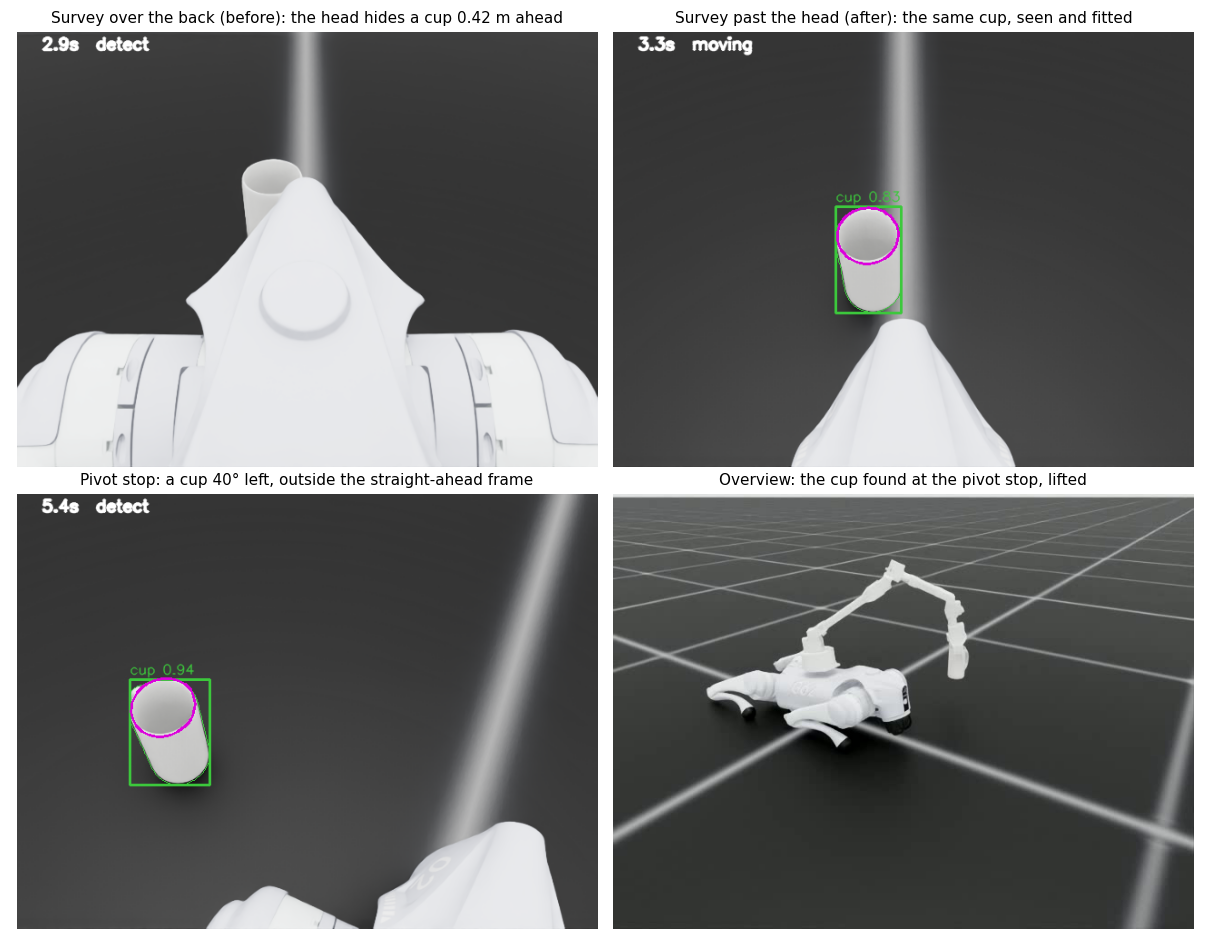

This chart was generated by the following Python code:
"""Figure for the pivoting cup search (Week 1 log, 2026-09-17): what the survey pose sees, before and after.

    python results/week_01/figures/pick_pivot_search.py OLD_SURVEY_FRAME NEW_SURVEY_FRAME PIVOT_FRAME PICK_MP4

Frames are the annotated wrist images a pick run writes to frames/; the MP4 is a run's pick.mp4, whose right
640 px are the overview camera. The logs are not committed, so the paths are recorded in the week log.
"""
import sys
from pathlib import Path

import cv2
import matplotlib

matplotlib.use("Agg")
import matplotlib.pyplot as plt


def rgb(path):
    return cv2.cvtColor(cv2.imread(str(path)), cv2.COLOR_BGR2RGB)


def last_overview(mp4):
    video = cv2.VideoCapture(str(mp4))
    frame = None
    while True:
        ok, image = video.read()
        if not ok:
            break
        frame = image
    video.release()
    return cv2.cvtColor(frame[:, -640:], cv2.COLOR_BGR2RGB)


def main():
    old, new, pivot, mp4 = sys.argv[1:5]
    panels = [
        (rgb(old), "Survey over the back (before): the head hides a cup 0.42 m ahead"),
        (rgb(new), "Survey past the head (after): the same cup, seen and fitted"),
        (rgb(pivot), "Pivot stop: a cup 40° left, outside the straight-ahead frame"),
        (last_overview(mp4), "Overview: the cup found at the pivot stop, lifted"),
    ]
    fig, axes = plt.subplots(2, 2, figsize=(11, 8.6))
    for ax, (image, title) in zip(axes.flat, panels):
        ax.imshow(image)
        ax.set_title(title, fontsize=10)
        ax.axis("off")
    fig.tight_layout()
    out = Path(__file__).with_suffix(".png")
    fig.savefig(out, dpi=110)
    print(out)


if __name__ == "__main__":
    main()
